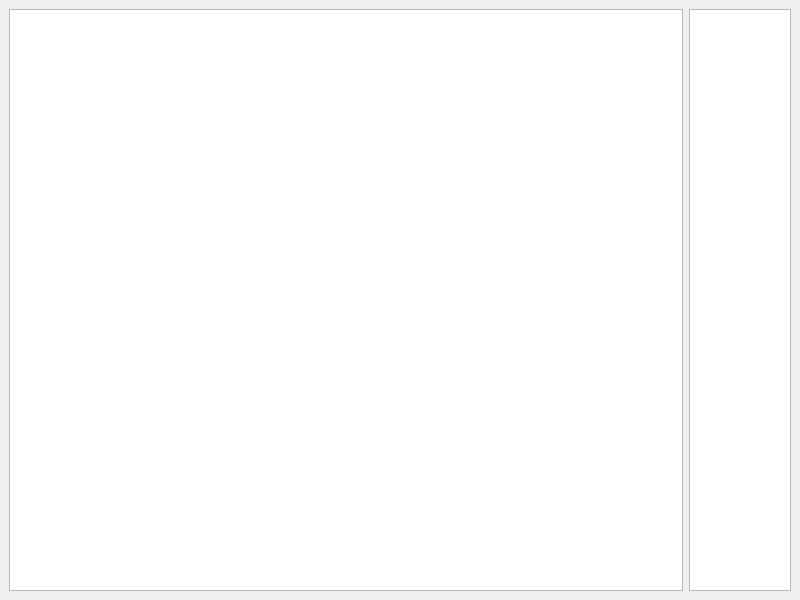
<?xml version="1.0" encoding="UTF-8"?>
<ui version="4.0">
 <class>MainWindow</class>
 <widget class="QMainWindow" name="MainWindow">
  <property name="geometry">
   <rect>
    <x>0</x>
    <y>0</y>
    <width>800</width>
    <height>600</height>
   </rect>
  </property>
  <property name="windowTitle">
   <string>MainWindow</string>
  </property>
  <widget class="QWidget" name="centralwidget">
   <layout class="QGridLayout" name="gridLayout">
    <item row="0" column="0">
     <widget class="QGraphicsView" name="graphicsView">
      <property name="maximumSize">
       <size>
        <width>11111</width>
        <height>11111</height>
       </size>
      </property>
     </widget>
    </item>
    <item row="0" column="1">
     <widget class="QGraphicsView" name="graphicsView_2">
      <property name="maximumSize">
       <size>
        <width>102</width>
        <height>16777215</height>
       </size>
      </property>
     </widget>
    </item>
   </layout>
  </widget>
  <widget class="QMenuBar" name="menubar">
   <property name="geometry">
    <rect>
     <x>0</x>
     <y>0</y>
     <width>800</width>
     <height>22</height>
    </rect>
   </property>
  </widget>
 </widget>
 <resources/>
 <connections/>
</ui>
